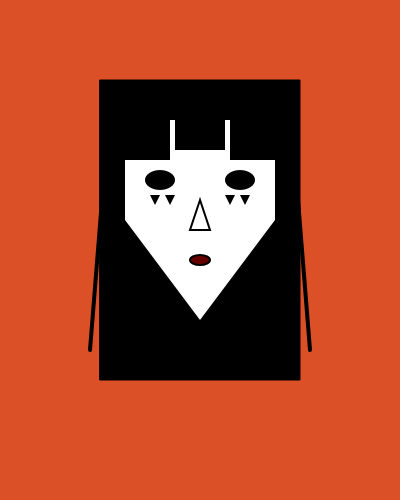
Frame 1 (no input)
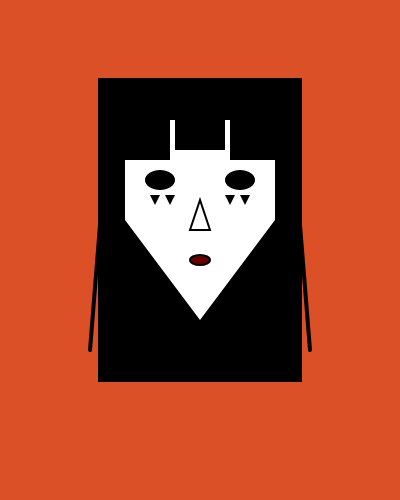
Frame 60 (no input)
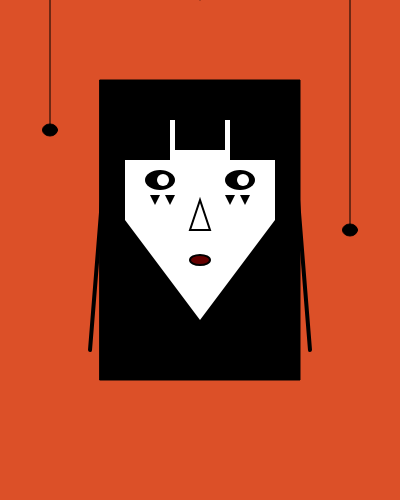
Frame 120 (the mouse pressed at the canvas centre since frame 60)

The p5.js sketch that drew these frames (run headless with seeded random() and noise() and a simulated clock; from frame 60 on, the mouse is pressed at the canvas centre):

// p5.js sketch
// ── sketch.js


// Variables for the eyes
let eyeX = 0;      //zero movement in the beginning
let eyeSpeed = 1;  // for speed
 let spiderY = -50; 
function setup(){createCanvas(400, 500);}

function draw() {
  // Bg color
  background(220, 80, 40);

  if (mouseIsPressed) {
    spiderY = spiderY + 3;
    if (spiderY > 500) { 
      spiderY = -50;
     }

    // Draw the spiders
    
    stroke(0);
    strokeWeight(1);
    // Spider 1
    line(50, 0, 50, spiderY); fill(0);
     ellipse(50, spiderY, 15, 12);
    // Spider 2
    line(350, 0, 350, spiderY + 100); 
    ellipse(350, spiderY + 100, 15, 12);
    // Spider 3
    line(200, 0, 200, spiderY - 200); 
    ellipse(200, spiderY - 200, 15, 12);
  } else {
    spiderY = -50; // Hide them when mouse is not pressed
  }

  // hair (Back)
  fill(0); // Black color fill
  //Back hair
  rect(100, 80, 200, 300);

  // face
  fill(255); // White skin
  strokeWeight(2);

  noStroke();
  //rectangle for top half
  rect(125, 120, 150, 100);
  // triangle for chin
  noStroke();
  triangle(125, 220, 275, 220, 200, 320);

  // Bangs
  fill(0); //black
  // Three rectangles for fringe
  rect(125, 100, 45, 60);
  rect(175, 100, 50, 50);
  rect(230, 100, 45, 60);

  //eyes
  fill(0); // Black
  ellipse(160, 180, 30, 20); // Left eye
  ellipse(240, 180, 30, 20); // Right eye

  // moving pupils
  if (mouseIsPressed) {
    
    eyeX = eyeX + eyeSpeed;

    
   if (eyeX > 7) {
      eyeSpeed = -0.5; //  move left
    }
    if (eyeX < -7) {
      eyeSpeed = 0.5;  //  move right
    }

  
    fill(255); // White eye part
    ellipse(160 + eyeX, 180, 12, 12);
    ellipse(240 + eyeX, 180, 12, 12);
  }

  //lower lashes
  // Left eye Lashes
  fill(0)
  triangle(150, 195, 160, 195, 155, 205);
  triangle(165, 195, 175, 195, 170, 205);

  // right eye lashes
  triangle(225, 195, 235, 195, 230, 205);
  triangle(240, 195, 250, 195, 245, 205);

  //nose
  noFill();
  stroke(0);
  triangle(200, 200, 190, 230, 210, 230);

  //lips
  fill(100, 0, 0); // Dark Red
  ellipse(200, 260, 20, 10);

  //hair strands
  strokeWeight(4);
  line(110, 100, 90, 350); // Left line
  line(290, 100, 310, 350); // Right line
}

// ── style.css
html, body {
  margin: 0;
  padding: 0;
}
canvas {
  display:  block;
}
